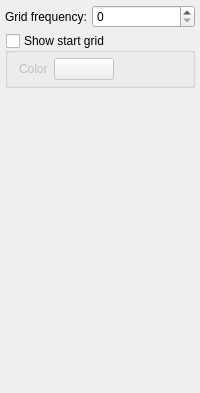
        <widget class="QWidget" name="tabGrid">
         <property name="enabled">
          <bool>true</bool>
         </property>
         <attribute name="title">
          <string>Grid</string>
         </attribute>
         <attribute name="toolTip">
          <string>&lt;html&gt;&lt;head/&gt;&lt;body&gt;&lt;p&gt;General grid visualization settings.&lt;/p&gt;&lt;/body&gt;&lt;/html&gt;</string>
         </attribute>
         <layout class="QVBoxLayout" name="verticalLayout_3">
          <property name="spacing">
           <number>5</number>
          </property>
          <property name="margin">
           <number>5</number>
          </property>
          <item>
           <layout class="QFormLayout" name="formLayout">
            <property name="fieldGrowthPolicy">
             <enum>QFormLayout::AllNonFixedFieldsGrow</enum>
            </property>
            <property name="horizontalSpacing">
             <number>5</number>
            </property>
            <property name="verticalSpacing">
             <number>5</number>
            </property>
            <item row="0" column="0">
             <widget class="QLabel" name="label_16">
              <property name="text">
               <string>Grid frequency:</string>
              </property>
             </widget>
            </item>
            <item row="0" column="1">
             <widget class="QSpinBox" name="m_sbGridFrequency">
              <property name="toolTip">
               <string>&lt;html&gt;&lt;head/&gt;&lt;body&gt;&lt;p&gt;Indicate the frequency of visible gridlines used for visualization.&lt;/p&gt;&lt;p&gt;e.g. 1: every line of the grid is visible; 2: only every second line is visible ...&lt;/p&gt;&lt;/body&gt;&lt;/html&gt;</string>
              </property>
              <property name="maximum">
               <number>200</number>
              </property>
             </widget>
            </item>
           </layout>
          </item>
          <item>
           <widget class="QGroupBox" name="m_groupShowStartGrid">
            <property name="font">
             <font>
              <weight>50</weight>
              <bold>false</bold>
             </font>
            </property>
            <property name="toolTip">
             <string>&lt;html&gt;&lt;head/&gt;&lt;body&gt;&lt;p&gt;Allows that pixels may not be defined in the mapped image because they are outside of the field of view of the used input image.&lt;/p&gt;&lt;p&gt;The pixels will be marked with the given padding value.&lt;/p&gt;&lt;p&gt;If unchecked the mapping will be aborted in a case of undefined pixels.&lt;/p&gt;&lt;/body&gt;&lt;/html&gt;</string>
            </property>
            <property name="title">
             <string>Show start grid</string>
            </property>
            <property name="flat">
             <bool>false</bool>
            </property>
            <property name="checkable">
             <bool>true</bool>
            </property>
            <property name="checked">
             <bool>false</bool>
            </property>
            <layout class="QHBoxLayout" name="horizontalLayout_3">
             <property name="leftMargin">
              <number>11</number>
             </property>
             <property name="topMargin">
              <number>5</number>
             </property>
             <property name="rightMargin">
              <number>11</number>
             </property>
             <property name="bottomMargin">
              <number>5</number>
             </property>
             <item>
              <widget class="QLabel" name="label_14">
               <property name="text">
                <string>Color</string>
               </property>
              </widget>
             </item>
             <item>
              <widget class="ctkColorPickerButton" name="btnStartGridColor">
               <property name="minimumSize">
                <size>
                 <width>60</width>
                 <height>0</height>
                </size>
               </property>
               <property name="autoFillBackground">
                <bool>false</bool>
               </property>
               <property name="text">
                <string/>
               </property>
              </widget>
             </item>
             <item>
              <spacer name="horizontalSpacer_5">
               <property name="orientation">
                <enum>Qt::Horizontal</enum>
               </property>
               <property name="sizeHint" stdset="0">
                <size>
                 <width>40</width>
                 <height>20</height>
                </size>
               </property>
              </spacer>
             </item>
            </layout>
           </widget>
          </item>
          <item>
           <spacer name="verticalSpacer">
            <property name="orientation">
             <enum>Qt::Vertical</enum>
            </property>
            <property name="sizeType">
             <enum>QSizePolicy::Expanding</enum>
            </property>
            <property name="sizeHint" stdset="0">
             <size>
              <width>20</width>
              <height>300</height>
             </size>
            </property>
           </spacer>
          </item>
         </layout>
        </widget>
